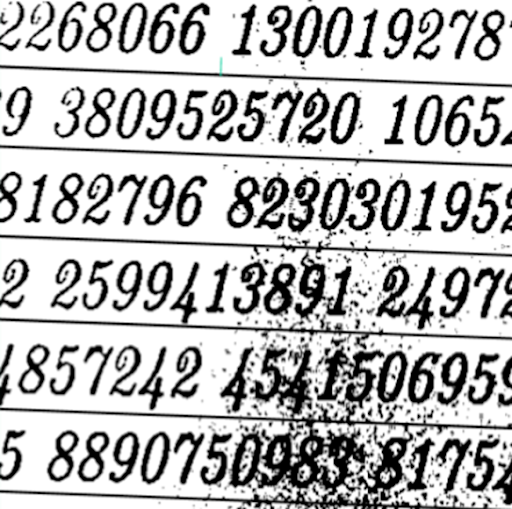
#> input picture 10262021-lab/img_2.png, 512 x 509 px
$ python 518H0003-Ex3.py
#> lines starting #> are read from the running program, lines starting #| are printed output that depends on the picture; after the words box and inside, x2 and y2 are one past the last pixel; in counts of white or black regions, pixels touching at a corner belong together
"""
Name: 518H0003-Ex3.py
Author: Quoc Cuong Nguyen
Contact: cuongbo2000@icloud.com
Time: 26/10/2021 16:46
Desc:
"""

import cv2
import numpy as np

img = cv2.imread('img_2.png')
#> img is the input picture: shape (509, 512, 3); mean B, G, R 184.2, 184.2, 184.2
img_grey = cv2.cvtColor(img, cv2.COLOR_BGR2GRAY)

ret1, th1 = cv2.threshold(img_grey, 0, 255, cv2.THRESH_BINARY_INV)
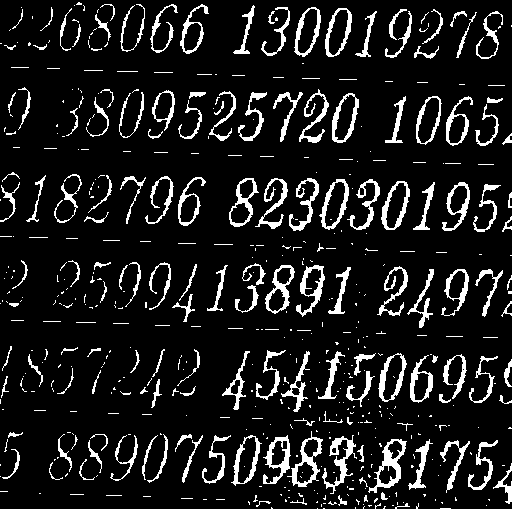
#> th1: shape (509, 512); 11% white; 534 white regions (382 under 20 px), largest, box (x1, y1, x2, y2) and area: (368, 439, 407, 493) 622, (322, 435, 357, 494) 573, (287, 431, 323, 487) 529

kernel = np.ones((4, 4), np.uint8)
closing = cv2.morphologyEx(th1, cv2.MORPH_CLOSE, kernel)
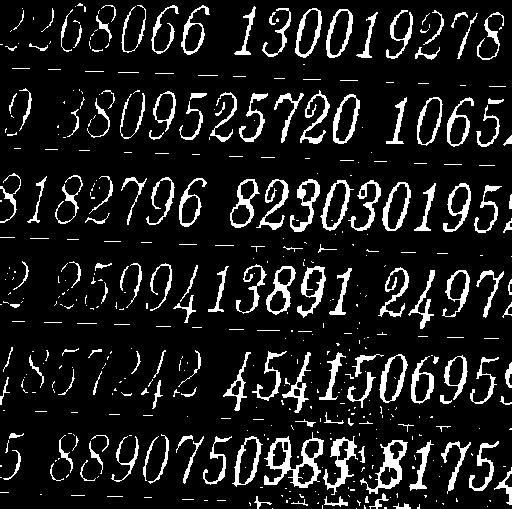
#> closing: shape (509, 512); 11.4% white; 479 white regions (327 under 20 px), largest, box (x1, y1, x2, y2) and area: (264, 432, 324, 488) 1093, (360, 440, 408, 494) 700, (323, 436, 358, 495) 637

opening = cv2.morphologyEx(closing, cv2.MORPH_CLOSE, cv2.getStructuringElement(cv2.MORPH_CROSS,(2,10)))
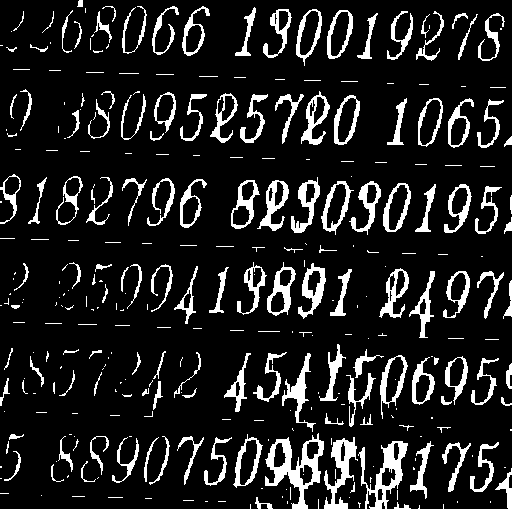
#> opening: shape (509, 512); 12.8% white; 325 white regions (183 under 20 px)


contours, hierarchy = cv2.findContours(image=opening, mode=cv2.RETR_TREE, method=cv2.CHAIN_APPROX_SIMPLE)
#> contours = 373 contours, 214 with area under 20; largest, box (x1, y1, x2, y2) and area: (265, 433, 324, 509) 1924, (358, 441, 408, 509) 1274, (321, 181, 354, 235) 915, (383, 183, 411, 232) 892, (233, 434, 263, 488) 880

image_copy = img.copy()
#> (the run stopped early here; a loop or call above may not have finished)

$ run again, with 10262021-lab/img_1.png copied over 10262021-lab/img_2.png
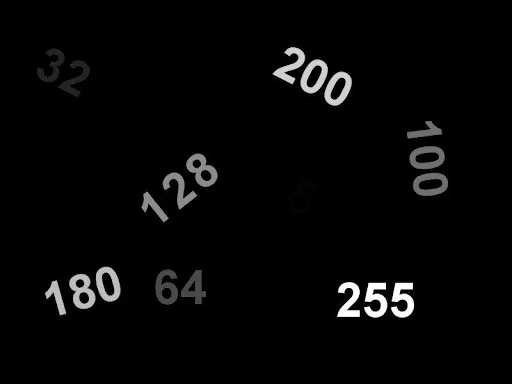
#> input picture 10262021-lab/img_1.png, 512 x 384 px
#> img is the input picture: shape (384, 512, 3); mean B, G, R 6.6, 6.6, 6.6
#> `ret1, th1 = cv2.threshold(img_grey, 0, 255, cv2.THRESH_BINARY_INV)`:
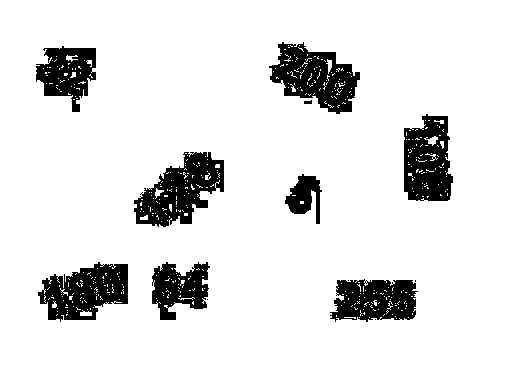
#> th1: shape (384, 512); 88.7% white; 13 black regions (4 under 20 px), largest, box (x1, y1, x2, y2) and area: (134, 152, 224, 227) 3654, (269, 42, 360, 114) 3585, (38, 262, 128, 322) 3371
#> closing: shape (384, 512); 89.9% white; 16 black regions (2 under 20 px), largest, box (x1, y1, x2, y2) and area: (271, 45, 361, 115) 3159, (135, 153, 225, 227) 3153, (405, 117, 454, 202) 2986
#> `opening = cv2.morphologyEx(closing, cv2.MORPH_CLOSE, cv2.getStructurin..`:
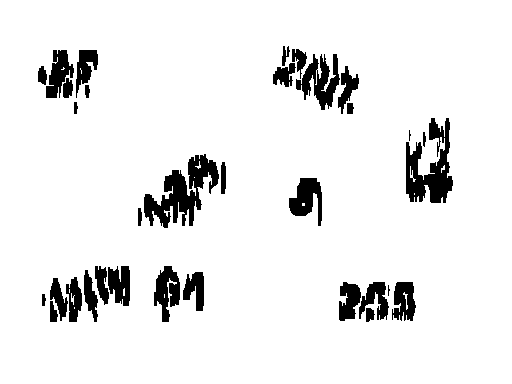
#> opening: shape (384, 512); 92.1% white; 33 black regions (2 under 20 px)
#> contours = 48 contours, 14 with area under 20; largest, box (x1, y1, x2, y2) and area: (0, 0, 512, 384) 195713, (143, 153, 220, 229) 2762, (405, 117, 454, 204) 2442, (295, 53, 341, 111) 1386, (288, 177, 323, 227) 1013
